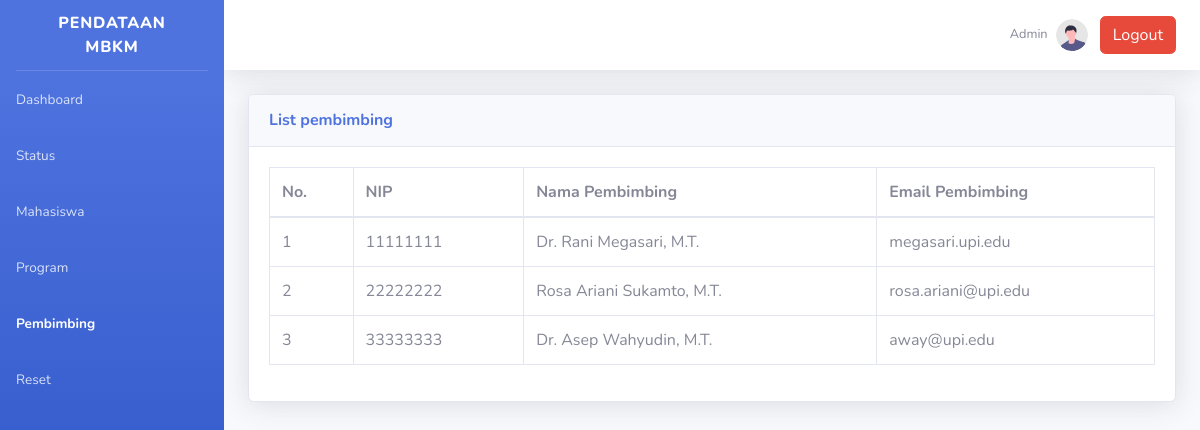
Page /listpembimbing.php on the earlier database version.
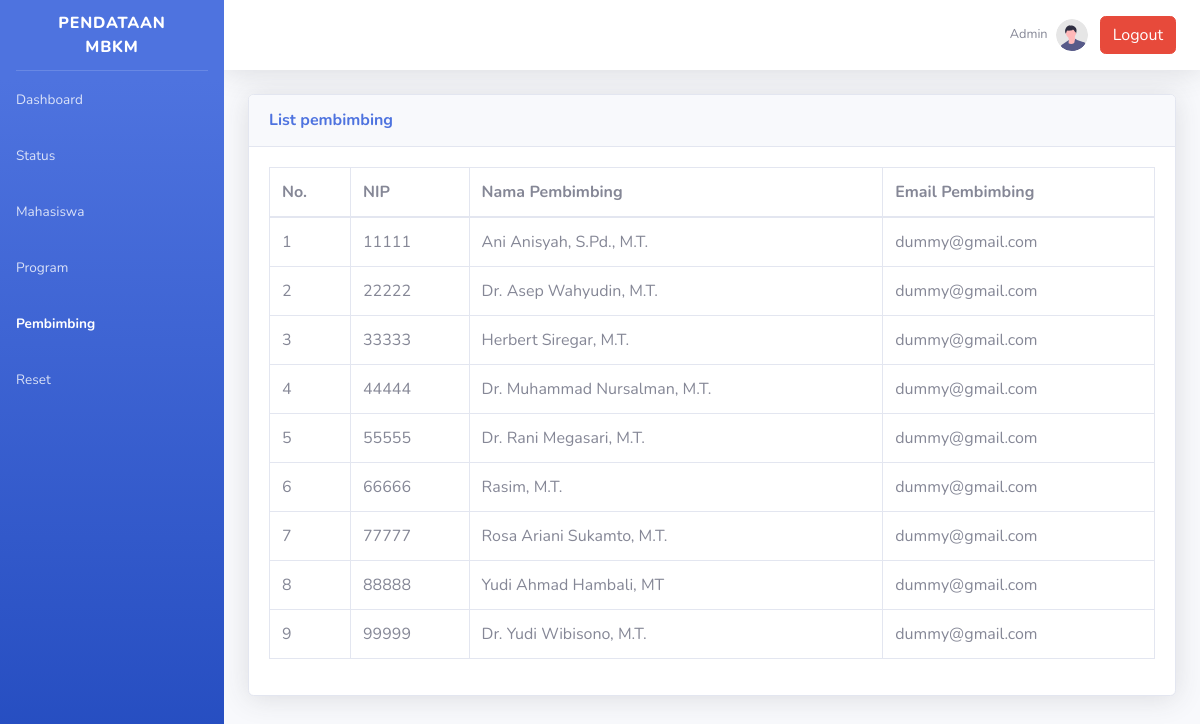
Same page on the later database version.
### tables this page shows
CREATE TABLE `tpembimbing` (
  `nip` varchar(20) NOT NULL,
  `nama_pembimbing` varchar(50) NOT NULL,
  `email_pembimbing` varchar(50) NOT NULL
);

### listpembimbing.php (the view, shortened to what the changed rows need)
<!DOCTYPE html>
<html lang="en">
<head>
    <link href="vendor/fontawesome-free/css/all.min.css" rel="stylesheet" type="text/css">
    <link href="css/sb-admin-2.min.css" rel="stylesheet">
</head>
<body id="page-top">
    <div id="wrapper">
        <div id="content-wrapper" class="d-flex flex-column">
            <div id="content">
                <div class="container-fluid">
                    <div class="card shadow mb-4">
                        <div class="card-body">
                        <?php
                        require_once "config.php";
                        $sql = "SELECT * FROM tpembimbing WHERE nip != '00000'";
                        if($result = mysqli_query($link, $sql)){
                            if(mysqli_num_rows($result) > 0){
                                echo '<div class="table-responsive">';
                                    echo '<table class="table table-bordered" id="dataTable" width="100%" cellspacing="0">';
                                        echo "<thead>";
                                            echo "<tr>";
                                                echo "<th>No.</th>";
                                                echo "<th>NIP</th>";
                                                echo "<th>Nama Pembimbing</th>";
                                                echo "<th>Email Pembimbing</th>";
                                            echo "</tr>";
                                        echo "</thead>";
                                        echo "<tbody>";
                                        $num = 1;
                                        while($row = mysqli_fetch_array($result)){
                                            echo "<tr>";
                                                echo "<td>" . $num++ . "</td>";
                                                echo "<td>" . $row['nip'] . "</td>";
                                                echo "<td>" . $row['nama_pembimbing'] . "</td>";
                                                echo "<td>" . $row['email_pembimbing'] . "</td>";
                                            echo "</tr>";
                                        }
                                        echo "</tbody>";
                                    echo "</table>";
                                echo '</div>';
                            } else{
                                echo '<div class="alert alert-danger"><em>List kosong</em></div>';
                            }
                        } else{
                            echo "Oops! Something went wrong. Please try again later.";
                        }
                        ?>
                        </div>
                    </div>
                </div>
            </div>
        </div>
    </div>
</body>
</html>

Differences in the rows shown:
removed tpembimbing: nip "11111111", nama_pembimbing "Dr. Rani Megasari, M.T.", email_pembimbing "megasari.upi.edu"
removed tpembimbing: nip "22222222", nama_pembimbing "Rosa Ariani Sukamto, M.T.", email_pembimbing "rosa.ariani@upi.edu"
removed tpembimbing: nip "33333333", nama_pembimbing "Dr. Asep Wahyudin, M.T.", email_pembimbing "away@upi.edu"
added tpembimbing: nip "11111", nama_pembimbing "Ani Anisyah, S.Pd., M.T.", email_pembimbing "dummy@gmail.com"
added tpembimbing: nip "22222", nama_pembimbing "Dr. Asep Wahyudin, M.T.", email_pembimbing "dummy@gmail.com"
added tpembimbing: nip "33333", nama_pembimbing "Herbert Siregar, M.T.", email_pembimbing "dummy@gmail.com"
added tpembimbing: nip "44444", nama_pembimbing "Dr. Muhammad Nursalman, M.T.", email_pembimbing "dummy@gmail.com"
added tpembimbing: nip "55555", nama_pembimbing "Dr. Rani Megasari, M.T.", email_pembimbing "dummy@gmail.com"
added tpembimbing: nip "66666", nama_pembimbing "Rasim, M.T.", email_pembimbing "dummy@gmail.com"
added tpembimbing: nip "77777", nama_pembimbing "Rosa Ariani Sukamto, M.T.", email_pembimbing "dummy@gmail.com"
added tpembimbing: nip "88888", nama_pembimbing "Yudi Ahmad Hambali, MT", email_pembimbing "dummy@gmail.com"
added tpembimbing: nip "99999", nama_pembimbing "Dr. Yudi Wibisono, M.T.", email_pembimbing "dummy@gmail.com"
